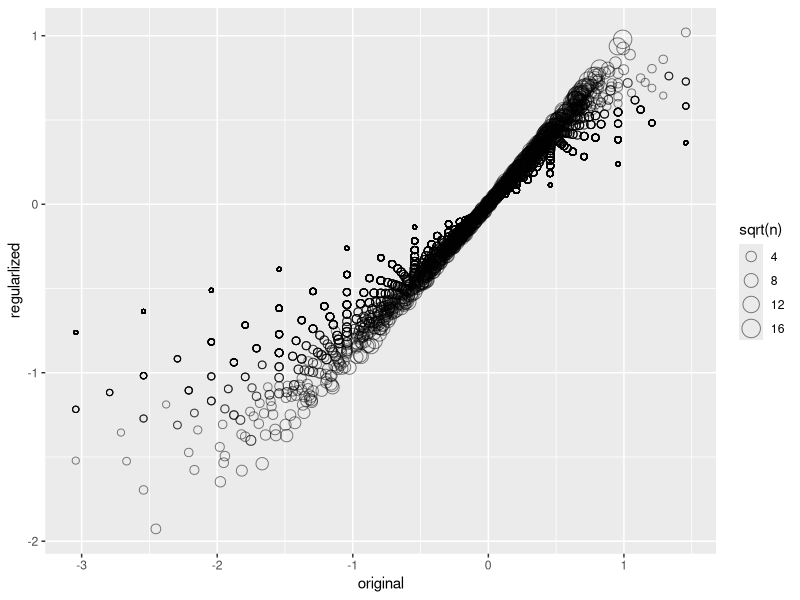
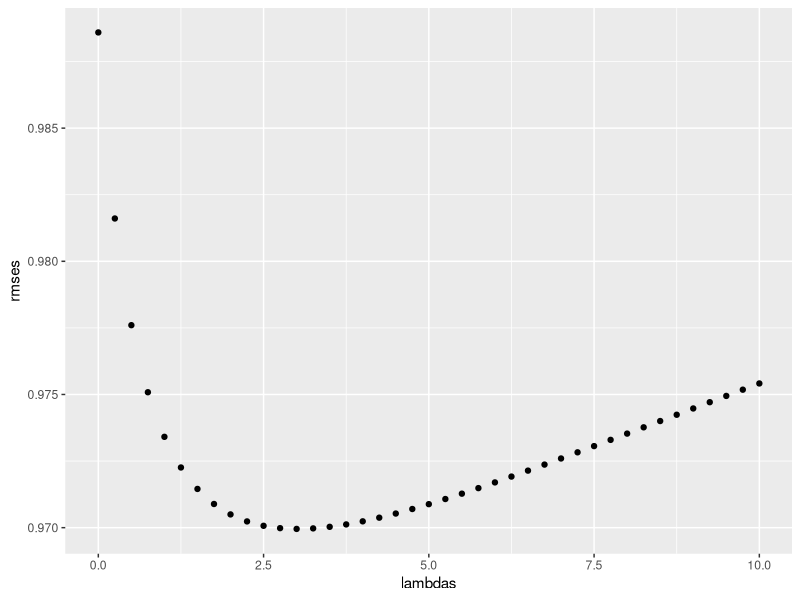
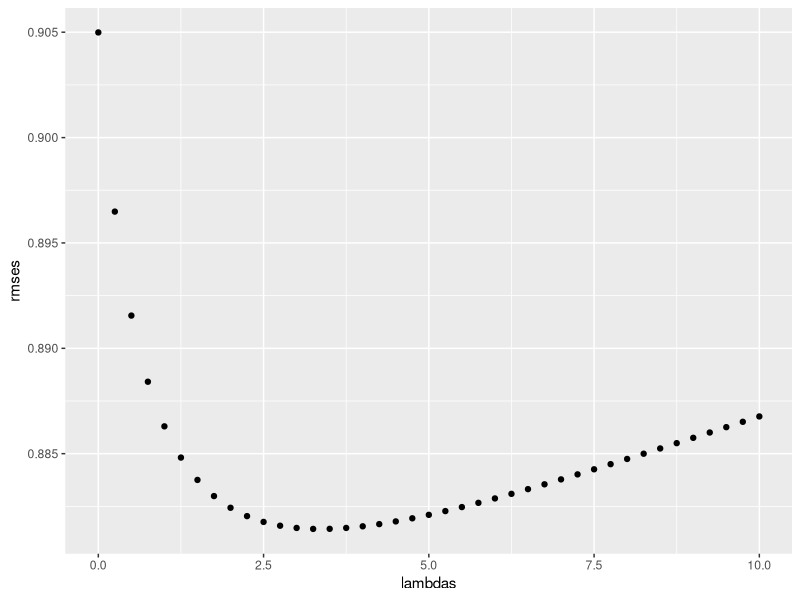
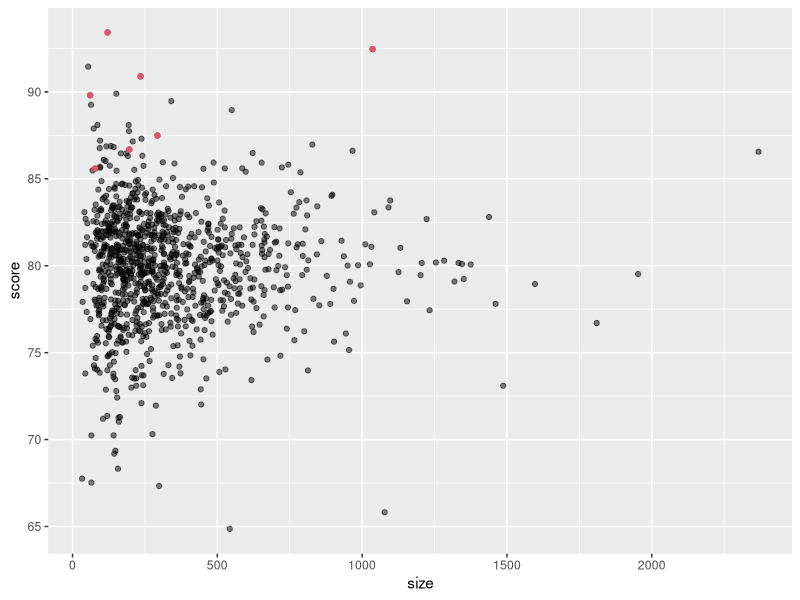
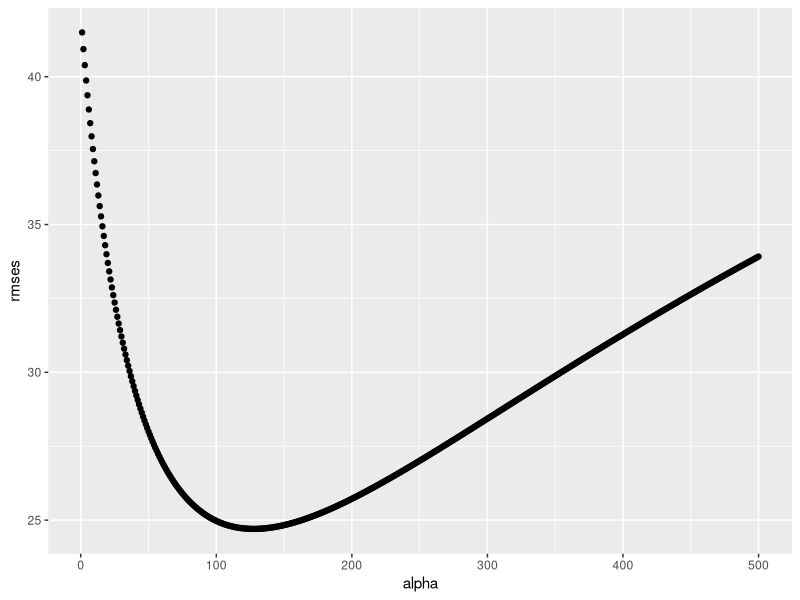
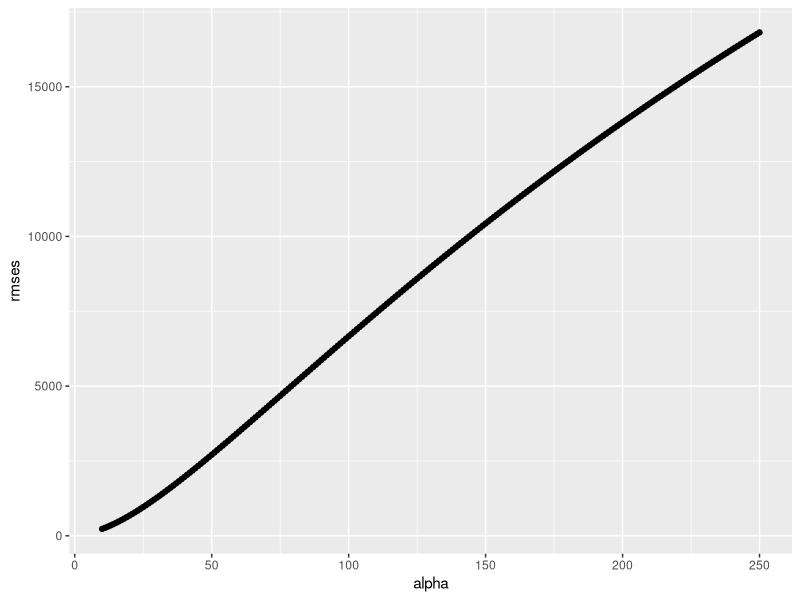
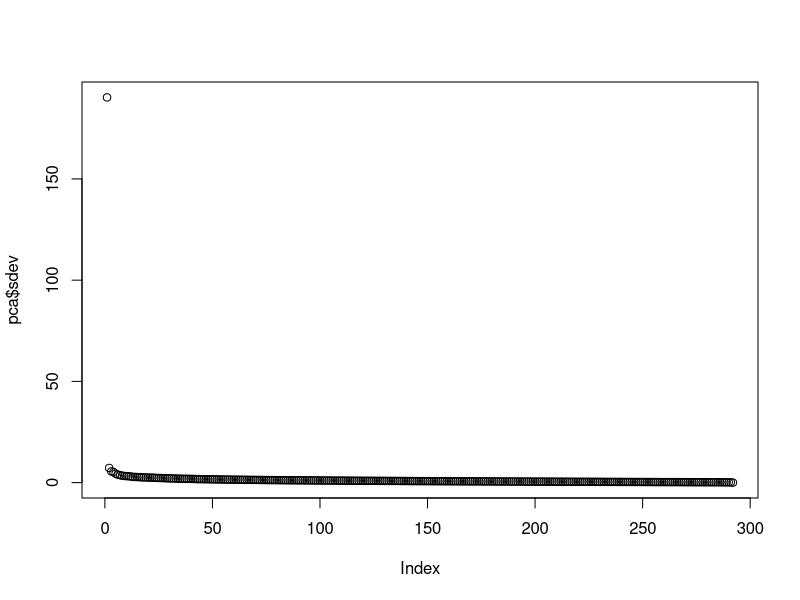
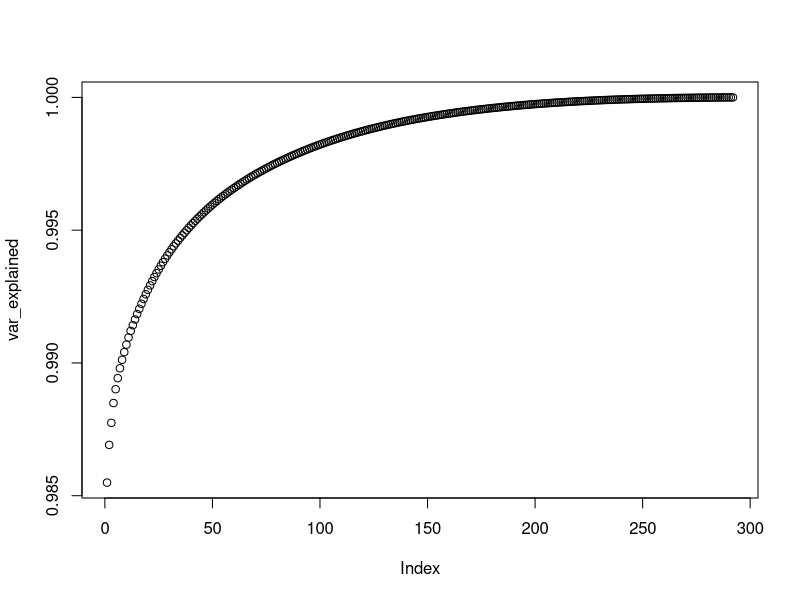

Recreate these plots in R, in order.
### Regularization
library(dslabs)
library(tidyverse)
library(dplyr)
data("movielens")
library(caret)
set.seed(755)
test_index <- createDataPartition(y = movielens$rating, times = 1,
                                  p = 0.2, list = FALSE)
train_set <- movielens[-test_index,] # partition by row
test_set <- movielens[test_index,]

# remove users and movies not in train set
test_set <- test_set %>%
  semi_join(train_set, by = "movieId") %>%
  semi_join(train_set, by = "userId")

# compute mu and movie_avgs
mu <- mean(train_set$rating)
movie_avgs <- train_set %>%
  group_by(movieId) %>%
  summarise(b_i = mean(rating - mu))

# create database connecting movieId to movie title
movie_titles <- movielens %>%
  select(movieId, title) %>%
  distinct()

# Effect of lambda
lambda <- 3
mu <- mean(train_set$rating)
movie_reg_avgs <- train_set %>% 
  group_by(movieId) %>% 
  summarize(b_i = sum(rating - mu)/(n()+lambda), n_i = n()) 

data_frame(original = movie_avgs$b_i, 
           regularlized = movie_reg_avgs$b_i, 
           n = movie_reg_avgs$n_i) %>%
  ggplot(aes(original, regularlized, size=sqrt(n))) + 
  geom_point(shape=1, alpha=0.5)

# top 10 movies after regularization
train_set %>%
  count(movieId) %>% 
  left_join(movie_reg_avgs) %>%
  left_join(movie_titles, by="movieId") %>%
  arrange(desc(b_i)) %>% 
  select(title, b_i, n) %>% 
  slice(1:10) %>% 
  knitr::kable()

# 10 worst movies after regularization
train_set %>%
  count(movieId) %>% 
  left_join(movie_reg_avgs) %>%
  left_join(movie_titles, by="movieId") %>%
  arrange(b_i) %>% 
  select(title, b_i, n) %>% 
  slice(1:10) %>% 
  knitr::kable()

# compare RMSE with earlier methods
rmse_results <- data.frame(method = "Just the average", RMSE = 1.0482202)
rmse_results <- bind_rows(rmse_results, data_frame(method = "Movie Effect Model", RMSE = 0.9862839))
rmse_results <- bind_rows(rmse_results, data_frame(method = "Movie + User Effects Model", RMSE = 0.8848688))


predicted_ratings <- test_set %>% 
  left_join(movie_reg_avgs, by='movieId') %>%
  mutate(pred = mu + b_i) %>%
  .$pred

model_3_rmse <- RMSE(predicted_ratings, test_set$rating)
rmse_results <- bind_rows(rmse_results,
                          data_frame(method="Regularized Movie Effect Model",  
                                     RMSE = model_3_rmse ))
rmse_results %>% knitr::kable()

# using cv to choose lambda
lambdas <- seq(0, 10, 0.25)

mu <- mean(train_set$rating)
just_the_sum <- train_set %>% 
  group_by(movieId) %>% 
  summarize(s = sum(rating - mu), n_i = n())

rmses <- sapply(lambdas, function(l){
  predicted_ratings <- test_set %>% 
    left_join(just_the_sum, by='movieId') %>% 
    mutate(b_i = s/(n_i+l)) %>%
    mutate(pred = mu + b_i) %>%
    .$pred
  return(RMSE(predicted_ratings, test_set$rating))
})
qplot(lambdas, rmses)  
lambdas[which.min(rmses)] # 3

# using full cv to choose lambda
lambdas <- seq(0, 10, 0.25)

rmses <- sapply(lambdas, function(l){
  
  mu <- mean(train_set$rating)
  
  b_i <- train_set %>% 
    group_by(movieId) %>%
    summarize(b_i = sum(rating - mu)/(n()+l))
  
  b_u <- train_set %>% 
    left_join(b_i, by="movieId") %>%
    group_by(userId) %>%
    summarize(b_u = sum(rating - b_i - mu)/(n()+l))
  
  predicted_ratings <- 
    test_set %>% 
    left_join(b_i, by = "movieId") %>%
    left_join(b_u, by = "userId") %>%
    mutate(pred = mu + b_i + b_u) %>%
    .$pred
  
  return(RMSE(predicted_ratings, test_set$rating))
})

qplot(lambdas, rmses)

lambda <- lambdas[which.min(rmses)] 
lambda    # optimal lambda with full cv = 3.75

rmse_results <- bind_rows(rmse_results,
                          data_frame(method="Regularized Movie + User Effect Model",  
                                     RMSE = min(rmses)))
rmse_results %>% knitr::kable()  # rmse = 0.881



### Comprehension check: Regularization
## 100 schools dataset, n = num students
set.seed(1986)
n <- round(2^rnorm(1000,8,1))

# true quality for each school independent of size
set.seed(1)
mu <- round(80 + 2*rt(1000, 5))
schools <- data.frame(id = paste("PS", 1:100),
                      size = n,
                      quality = mu,
                      rank = rank(-mu))
# top 10 schools
schools %>% top_n(10, quality) %>% arrange(desc(quality))

# simulated test scores
set.seed(1)
scores <- sapply(1:nrow(schools), function(i){
  scores <- rnorm(schools$size[i], schools$quality[i], 30)
  scores
})
schools <- schools %>% mutate(score = sapply(scores, mean))

# Q1. What are the top schools based on the average score? Show just the ID, size, and the average score.
# Report the ID of the top school and average score of the 10th school. What is the ID of the top school?
# Note that the school IDs are given in the form "PS x" - where x is a number. Report the number only.

top10_score <- schools %>% top_n(10, score) %>% arrange(desc(score))
top10_score

# Q2. Compare the median school size to the median school size of the top 10 schools based on the score.
# What is the median school size overall?
# What is the median school size of the of the top 10 schools based on the score?
medsize_overall <- median(schools$size)
medsize_overall
medsize_top10 <- median(top10_score$size)
medsize_top10


# Q3. According to this analysis, it appears that small schools produce better test scores than large schools.
# Four out of the top 10 schools have 100 or fewer students. But how can this be? We constructed the 
# simulation so that quality and size were independent. Repeat the exercise for the worst 10 schools.
# What is the median school size of the bottom 10 schools based on the score?

btm10_score <- schools %>% top_n(-10, score) %>% arrange(score)
btm10_score
medsize_btm10 <- median(btm10_score$size)
medsize_btm10


# Q4. Answer
schools %>% ggplot(aes(size, score)) +
  geom_point(alpha = 0.5) +
  geom_point(data = filter(schools, rank<=10), col = 2)


# Q5. Let's use regularization to pick the best schools. Remember regularization shrinks deviations from the 
# average towards 0. To apply regularization here, we first need to define the overall average for all 
# schools, using the following code:

overall <- mean(sapply(scores, mean))

# Then, we need to define, for each school, how it deviates from that average. Write code that estimates the 
# score above the average for each school but dividing by n+alpha  instead of n, with n the schools size and
# alpha the regularization parameters. Try alpha=25. What is the ID of the top school with regularization?

reg_schools <- schools %>% select(id, size, score) %>%
  mutate(b_i = (score - overall)*size/(size+25)) %>%
  mutate(reg_score = overall + b_i)

top10_reg_schools <- reg_schools %>% top_n(10, reg_score) %>% arrange(desc(reg_score))
top10_reg_schools



# Q6. Notice that this improves things a bit. The number of small schools that are not highly ranked is now 
# lower. Is there a better ? Find the  alpha that minimizes the 
# RMSE = (1/100)Summation_i:1-100(quality - estimate)^2. What value of alpha gives the minimum RMSE?

RMSE <- function(mu, score_reg){
  sum((mu - score_reg)^2)/100
}

alpha <- seq(1, 500, 1)
rmses <- sapply(alpha, function(alpha){
  score_reg <- sapply(scores, function(x)  overall + sum(x-overall)/(length(x)+alpha))
  return(RMSE(mu, score_reg))
})
alpha[which.min(rmses)]
qplot(alpha, rmses)


# Q7. Rank the schools based on the average obtained with the best . Note that no small school is incorrectly
# included. What is the ID of the top school now? 
# What is the regularized average score of the 10th school now?
alpha <- 128
score_reg <- sapply(scores, function(x)  overall + sum(x-overall)/(length(x)+alpha))
schools %>% mutate(score_reg = score_reg) %>%
  top_n(10, score_reg) %>% arrange(desc(score_reg))


# Q8. A common mistake made when using regularization is shrinking values towards 0 that are not centered 
# around 0. For example, if we don't subtract the overall average before shrinking, we actually obtain a 
# very similar result. Confirm this by re-running the code from the exercise in Q6 but without removing the 
# overall mean. What value of  gives the minimum RMSE here?
RMSE <- function(mu, score_reg){
  sum((mu - score_reg)^2)/100
}

alpha <- seq(10, 250)
rmses <- sapply(alpha, function(alpha){
  score_reg <- sapply(scores, function(x)  sum(x)/(length(x)+alpha))
  return(RMSE(mu, score_reg))
})
alpha[which.min(rmses)]
qplot(alpha, rmses) 



### Matrix Factorization
# using a subset of movielens that has many ratings and users
library(dslabs)
library(tidyverse)
library(dplyr)
data("movielens")
library(caret)

train_small <- movielens %>%
  group_by(movieId) %>%
  filter(n() >= 50 | movieId == 3252) %>% ungroup() %>% # 3252 is Scent of a Woman used in eg.
  group_by(userId) %>%
  filter(n() >=50) %>% ungroup()
y <- train_small %>%
  select(userId, movieId, rating) %>%
  spread(movieId, rating) %>%
  as.matrix()

# add rownames and columnnames
rownames(y) <- y[,1]
movie_titles <- movielens %>%
  select(movieId, title) %>%
  distinct()
colnames(y) <- with(movie_titles, title[match(colnames(y),movieId)])

y <- sweep(y, 1, rowMeans(y, na.rm = TRUE))
y <- sweep(y, 2, colMeans(y, na.rm = TRUE))

# set na to 0
y[is.na(y)] <- 0
y <- sweep(y, 1, rowMeans(y))
pca <- prcomp(y)

# pple cpts or q vectors
dim(pca$rotation)

# p vectors
dim((pca$x))

# accessing vaariability via plot
plot(pca$sdev)

# var explained
var_explained <- cumsum(pca$sdev^2/sum(pca$sdev^2))
plot(var_explained)

# movie association with PCs
pcs <- data.frame(pca$rotation, name = colnames(y))
pcs %>% select(name, PC1) %>% arrange(PC1) %>% slice(1:10)



### Comprehension check: Matrix Factorization - SVD

set.seed(1987)
n <- 100
k <- 8
Sigma <- 64  * matrix(c(1, .75, .5, .75, 1, .5, .5, .5, 1), 3, 3) 
m <- MASS::mvrnorm(n, rep(0, 3), Sigma)
m <- m[order(rowMeans(m), decreasing = TRUE),]
y <- m %x% matrix(rep(1, k), nrow = 1) + matrix(rnorm(matrix(n*k*3)), n, k*3)
colnames(y) <- c(paste(rep("Math",k), 1:k, sep="_"),
                 paste(rep("Science",k), 1:k, sep="_"),
                 paste(rep("Arts",k), 1:k, sep="_"))


# Q1. How would you describe the data based on this figure?
my_image <- function(x, zlim = range(x), ...){
  colors = rev(RColorBrewer::brewer.pal(9, "RdBu"))
  cols <- 1:ncol(x)
  rows <- 1:nrow(x)
  image(cols, rows, t(x[rev(rows),,drop=FALSE]), xaxt = "n", yaxt = "n",
        xlab="", ylab="",  col = colors, zlim = zlim, ...)
  abline(h=rows + 0.5, v = cols + 0.5)
  axis(side = 1, cols, colnames(x), las = 2)
}

my_image(y)  # students that test well on top and reverse at the btm and grouped by 3 subjects


# Q2. You can examine the correlation between the test scores directly:
# Which of the following best describes what you see?
my_image(cor(y), zlim = c(-1,1))
range(cor(y)) #  0.4855371 1.0000000
axis(side = 2, 1:ncol(y), rev(colnames(y)), las = 2) 
# There is correlation among all tests, but higher if the tests are in science and math and even higher 
# within each subject. correct


# Q3. Use the function svd to compute the SVD of y. This function will return U, V, 
# and the diagonal entries of D.

s <- svd(y)
names(s)

# check that SVD works:
y_svd <- s$u %*% diag(s$d) %*% t(s$v)
max(abs(y - y_svd))

# Compute the sum of squares of the columns of  Y and store them in ss_y. Then compute the sum of squares 
# of columns of the transformed  YV and store them in ss_yv. 
# Confirm that sum(ss_y) is equal to sum(ss_yv). 
# What is the value of sum(ss_y) (and also the value of sum(ss_yv))?
yxy <- y*y
ss_y <- sum(colSums(yxy))
ss_y #  175434.6 - same as sum(ss_y)

y_svd_sq <- y_svd*y_svd
ss_yv <- sum(colSums(y_svd_sq))
ss_yv #  175434.6 - same as sum(ss_yv)
